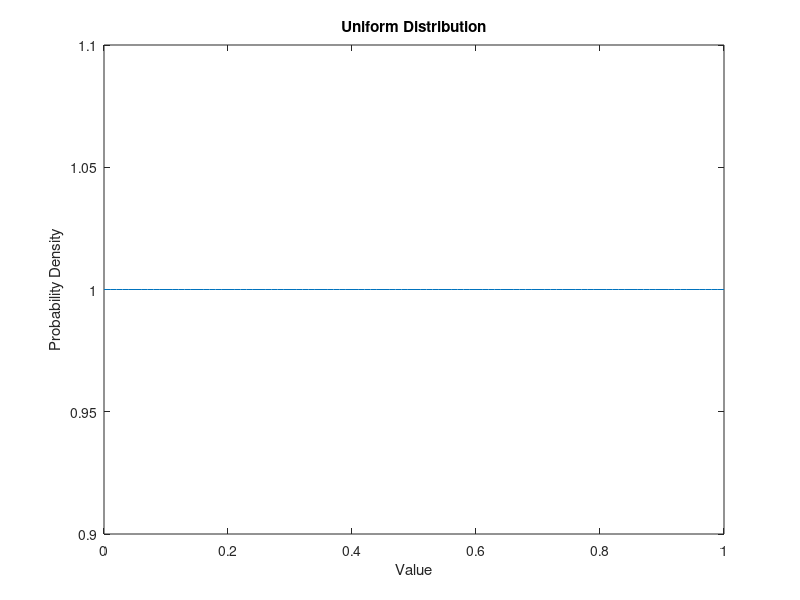

MATLAB code for this plot:
%Uniform Distribution..........
clc;
clear all;
close all;
%Parameters
a=0; %Lower bound
b=1; %Upper bound
%Generate uniform distribution
x=0:0.01:b;
y=unifpdf(x,a,b);
%Plot figure
plot(x,y);
title('Uniform Distribution');
xlabel('Value');
ylabel('Probability Density');